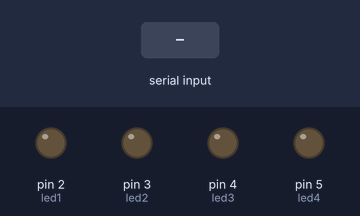
The sketch below on a simulated Arduino Uno, built with avr-gcc and run on an emulated ATmega328P. Shown: output pins drawn as LEDs (lit = HIGH). Inputs (shaded band) come from the test bench.

Above: at 1.2 s.
1.3 s: "2" received over Serial
At 2.1 s:
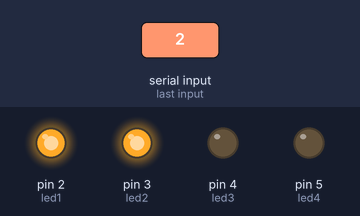
At 2.8 s:
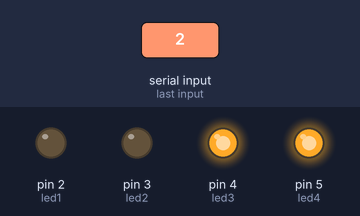
Timing chart, 0 to 5.8 s (numbered marks = the images above; inputs shaded):
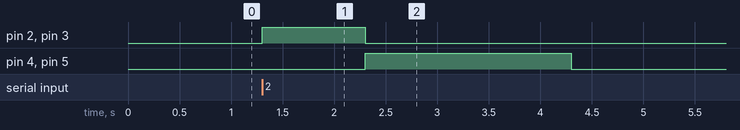

The sketch:

Parcial_No.2_LuisMineraPacheco.ino
```cpp
//// Definición de los pines de los LEDs
int led1 = 2;
int led2 = 3;
int led3 = 4;
int led4 = 5;


void setup() {
//  // Configuración de los pines de los LEDs como salida
  pinMode(led1, OUTPUT);
  pinMode(led2, OUTPUT);
  pinMode(led3, OUTPUT);
  pinMode(led4, OUTPUT);


//  // Configuración del puerto serial
  Serial.begin(9600);
}

void loop() {
  // CONFIGURO MI PUERTO SERIAL
  if (Serial.available() > 0) {

    char mensaje = Serial.read();
    // DECLARAMOS QUE EL MENSAJE QUE DEBE DE RECIBIR ES '2'
    if (mensaje == '2') {
      digitalWrite(led1, HIGH);
      digitalWrite(led2, HIGH);
      digitalWrite(led3, LOW);
      digitalWrite(led4, LOW);

      delay(1000);
      digitalWrite(led1, LOW);
      digitalWrite(led2, LOW);
      digitalWrite(led3, HIGH);
      digitalWrite(led4, HIGH);

      delay(2000);
      digitalWrite(led1, LOW);
      digitalWrite(led2, LOW);
      digitalWrite(led3, LOW);
      digitalWrite(led4, LOW);

    }


  }
}
```

Measured:
- after the input at 1.3 s, pin 2 (led1), pin 3 (led2): LOW → HIGH at once, → LOW 1.0 s later; pin 4 (led3), pin 5 (led4): LOW → HIGH after 1.0 s, → LOW 2.0 s later
